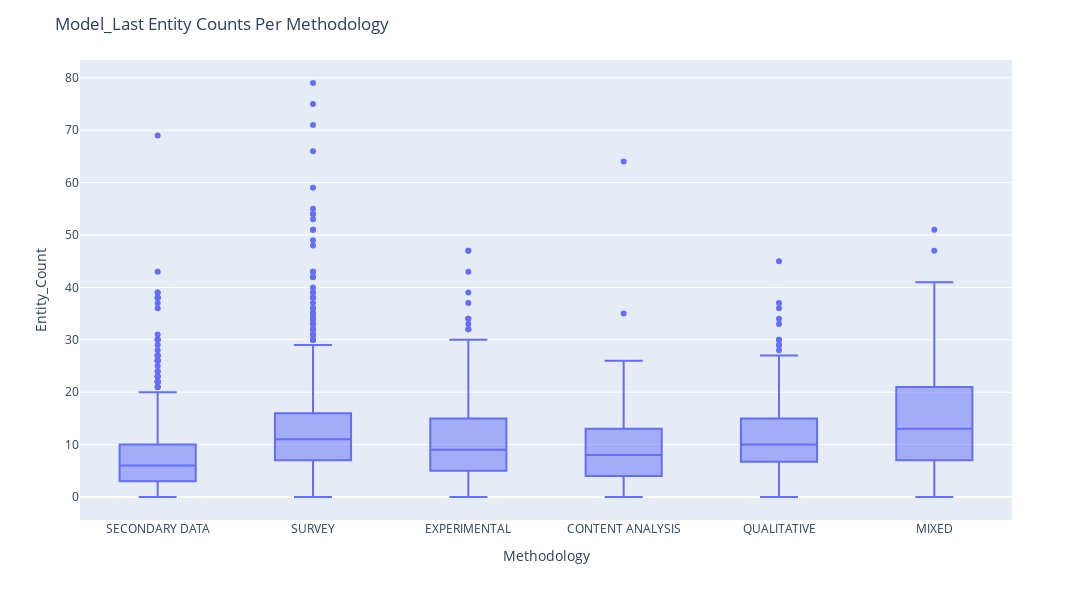

Write notebook code for a chart like this one.
### Code cell
configure_plotly_browser_state()

fig = px.box(df_last, y = "Entity_Count", x = "Methodology", hover_data=["Document"])
fig.update_layout(
    autosize=False,
    width=1500,
    height=600,
    title_text=f"Model_Last Entity Counts Per Methodology",

)
fig.show()

### Figure 1 — Plotly figure (JSON) as saved in the notebook; plotly's stock layout.template omitted (floating-point values rounded to 4 significant figures; data arrays with more than 128 entries replaced by an {"elided": "..."} marker saying what was removed)
{"data": [{"hovertemplate": "Methodology=%{x}<br>Entity_Count=%{y}<br>Document=%{customdata[0]}<extra></extra>", "showlegend": false, "legendgroup": "", "name": "", "yaxis": "y", "customdata": {"elided": "2775x1 int values"}, "y": {"elided": "2775 int values"}, "offsetgroup": "", "xaxis": "x", "y0": " ", "marker": {"color": "#636efa"}, "x": {"elided": "2775 str values"}, "alignmentgroup": "True", "type": "box", "x0": " ", "notched": false, "orientation": "v"}], "layout": {"autosize": false, "boxmode": "group", "yaxis": {"domain": [0, 1], "anchor": "x", "title": {"text": "Entity_Count"}}, "title": {"text": "Model_Last Entity Counts Per Methodology"}, "height": 600, "width": 1500, "xaxis": {"domain": [0, 1], "anchor": "y", "title": {"text": "Methodology"}}, "margin": {"t": 60}, "legend": {"tracegroupgap": 0}}}
